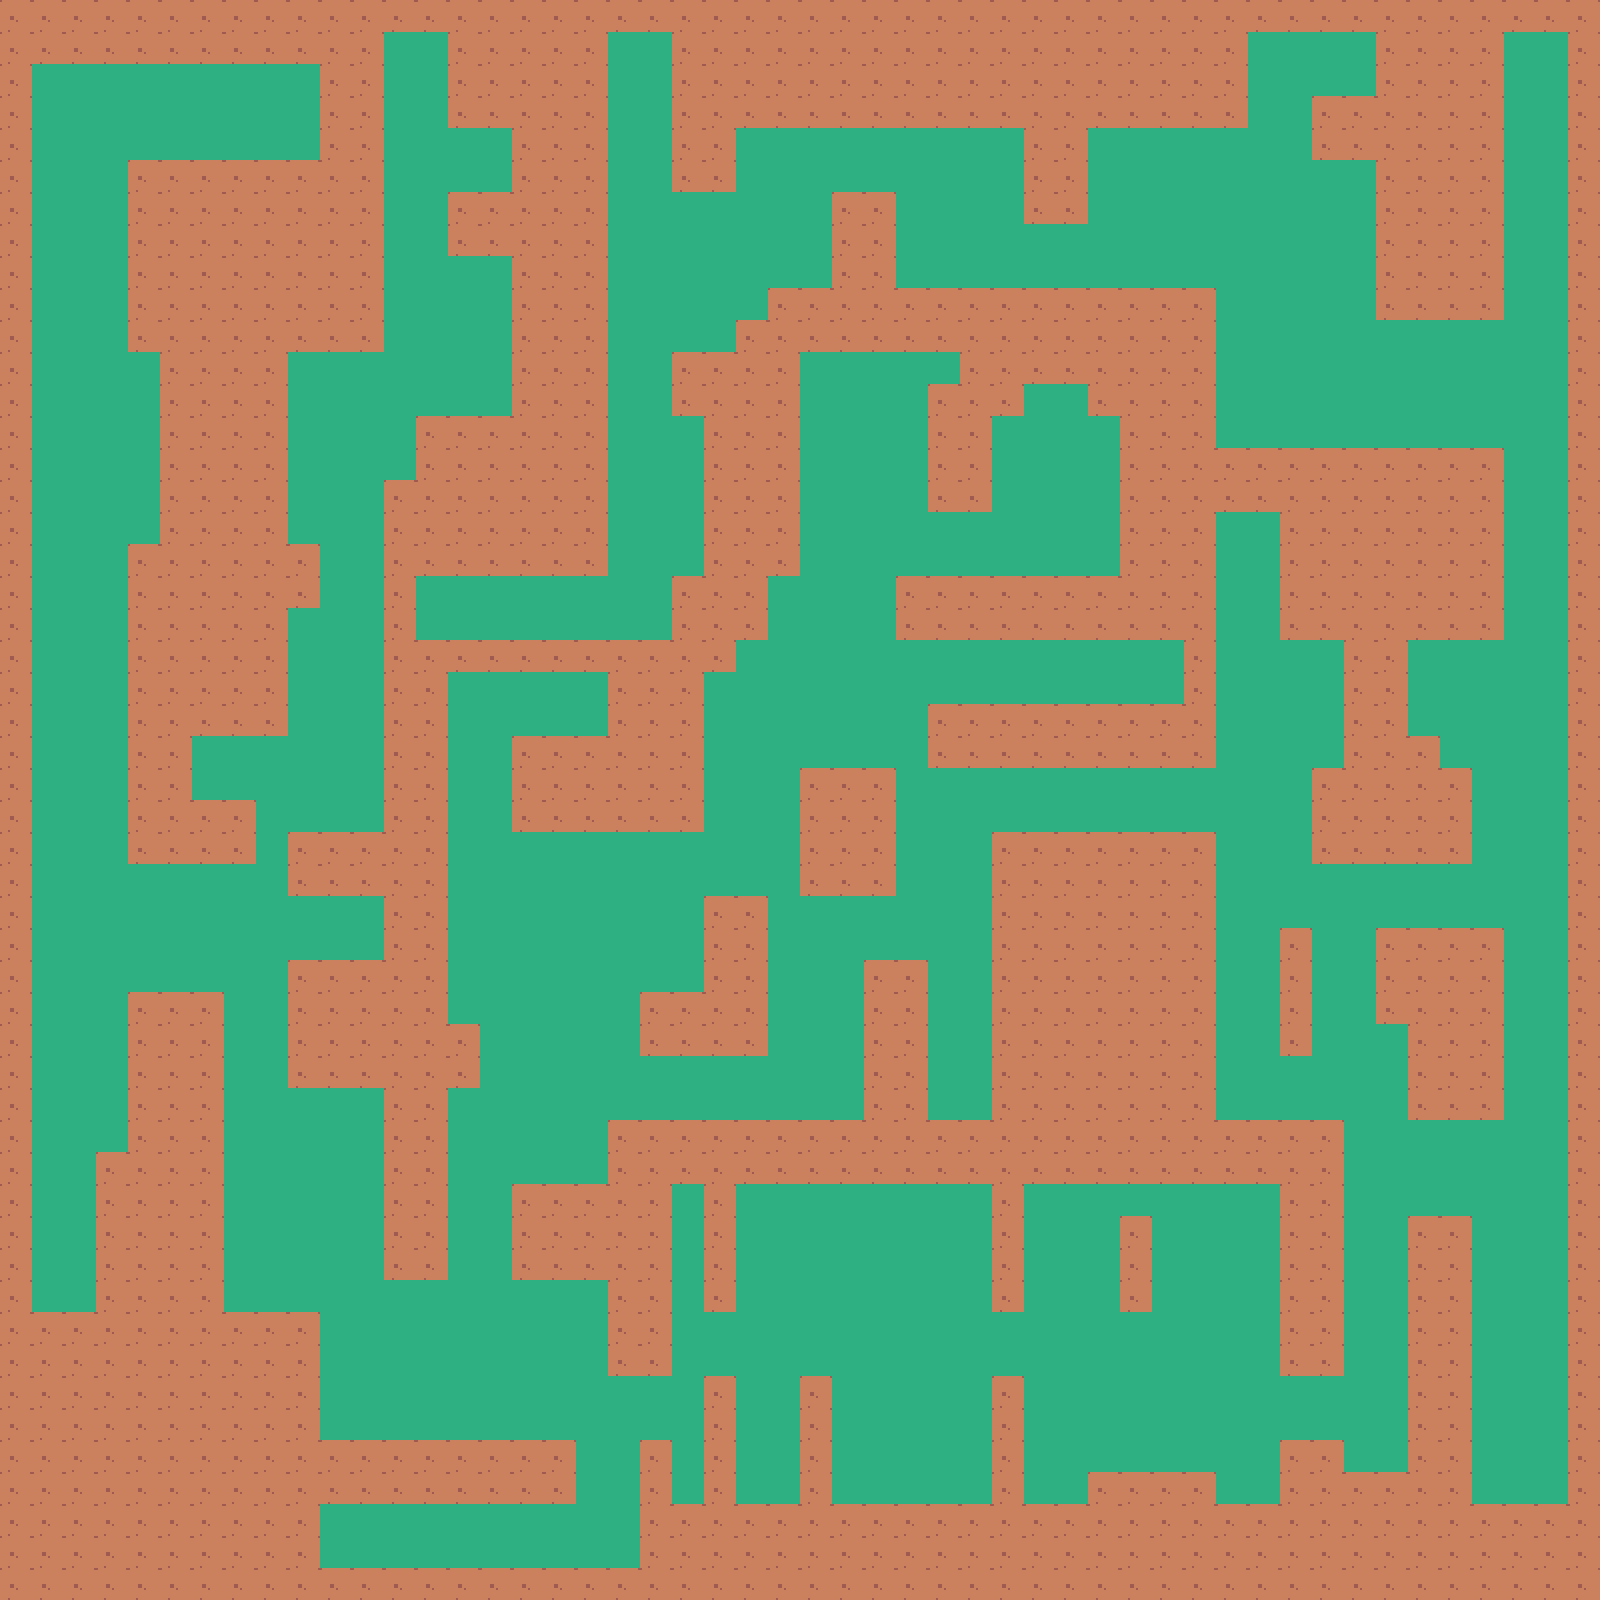

Tiled map render using the project's own tile images. Description and the map definition, with tile-layer contents summarised, below:
An orthogonal 50x50 tile map with 32x32 px tiles, 2 tile layers (Fondo, Plataformas), 2 tilesets and 7 objects (5x star, player, salida).

<map version="1.10" tiledversion="1.11.2" orientation="orthogonal" renderorder="right-down" width="50" height="50" tilewidth="32" tileheight="32" infinite="0" nextlayerid="8" nextobjectid="18">
 <tileset firstgid="1" name="SampleA" tilewidth="32" tileheight="32" tilecount="0" columns="28">
  <image source="../SampleA.png" width="918" height="515" />
 </tileset>
 <tileset firstgid="72" name="SampleA" tilewidth="32" tileheight="32" tilecount="448" columns="28">
  <image source="SampleA.png" width="918" height="515" />
 </tileset>
 <layer id="3" name="Fondo" width="50" height="50">
  <data>[2500 cells, 2500 non-empty, 1 distinct tile ids]</data>
 </layer>
 <layer id="4" name="Plataformas" width="50" height="50">
  <properties>
   <property name="Colisionable" type="bool" value="true" />
  </properties>
  <data>[2500 cells, 1254 non-empty, 1 distinct tile ids]</data>
 </layer>
 <objectgroup id="5" name="Objetos">
  <object id="8" type="star" x="894" y="1336" />
  <object id="10" type="star" x="1536" y="90" />
  <object id="12" type="star" x="476" y="606" />
  <object id="13" type="star" x="410" y="72" />
  <object id="14" type="star" x="56" y="1278" />
  <object id="16" name="player" x="274" y="114">
   <point />
  </object>
  <object id="17" name="salida" x="1522" y="1458">
   <point />
  </object>
 </objectgroup>
</map>
